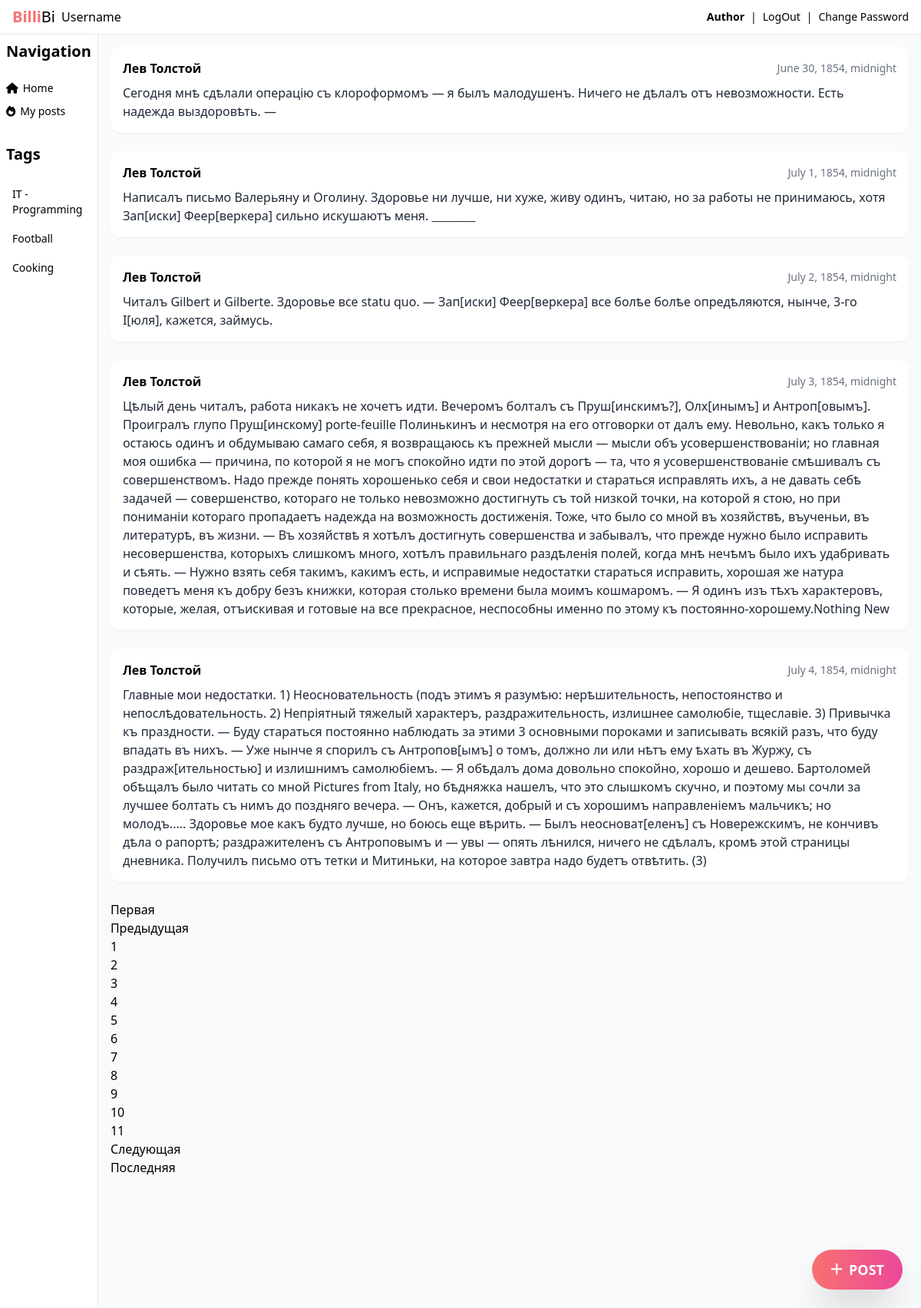
The app's page /2/posts/?page=2 with its own data.
### posts/models.py (models this page shows, shortened)
class Post(models.Model):
    text = models.TextField()
    pub_date = models.DateTimeField(auto_now_add=True)
    post_image = models.ImageField(
        'Img',
        upload_to='yatube/',
        blank=True,
        null=True,
        help_text='Upload your image if you want'
    )
    author = models.ForeignKey(
        User,
        on_delete=models.CASCADE,
        related_name='posts'
    )
    group = models.ForeignKey(
        "Group",
        on_delete=models.SET_NULL,
        blank=True,
        null=True
    )

### posts/views.py (the view)
# urls.py: path('<int:pk>/posts/', views.users_post, name='users_post'),
def users_post(request, pk):
    User_pk = User.objects.get(pk=pk)
    user_post = Post.objects.filter(author=User_pk)
    paginator = Paginator(user_post, 5)
    page_count = request.GET.get('page')
    result_paginator = paginator.get_page(page_count)
    context = {
        'page_obj': result_paginator
    }
    return render(request, 'posts/user_posts.html', context)

### posts/templates/posts/user_posts.html (shortened to what this page needs)
{% extends 'posts/index.html' %}
{% block content %}
{% for post in page_obj %}
<article class="bg-white p-4 rounded-xl shadow-sm mb-6">
  <div class="flex justify-between items-center mb-2">
    <span class="font-semibold">{{ post.author.get_full_name }}</span>
    <span class="text-gray-500 text-sm">{{ post.pub_date }}</span>
  </div>
  <p class="text-gray-800">{{ post.text }}</p>
</article>
{% empty %}
<p>No posts available.</p>
{% endfor %}
{% if page_obj.has_other_pages %}
<nav aria-label="Page navigation" class="my-5">
  <ul class="pagination">
    {% if page_obj.has_previous %}
      <li class="page-item"><a class="page-link" href="?page=1">Первая</a></li>
      <li class="page-item">
        <a class="page-link" href="?page={{ page_obj.previous_page_number }}">
          Предыдущая
        </a>
      </li>
    {% endif %}
    {% for i in page_obj.paginator.page_range %}
        {% if page_obj.number == i %}
              <li class="page-item active">
                <span class="page-link">{{ i }}</span>
              </li>
            {% else %}
              <li class="page-item">
                <a class="page-link" href="?page={{ i }}">{{ i }}</a>
              </li>
        {% endif %}
      {% endfor %}
        {% if page_obj.has_next %}
          <li class="page-item">
            <a class="page-link" href="?page={{ page_obj.next_page_number }}">
              Следующая
            </a>
          </li>
          <li class="page-item">
            <a class="page-link" href="?page={{ page_obj.paginator.num_pages }}">
              Последняя
            </a>
          </li>
        {% endif %}
{% endif %}
{% endblock %}

### records on screen
Post: author.get_full_name "Лев Толстой", pub_date "June 30, 1854, midnight", text "Сегодня мнѣ сдѣлали операцію съ клороформомъ — я былъ малодушенъ. Ничего не дѣлалъ отъ невозможности. Есть надежда выздоровѣть. —"
Post: author.get_full_name "Лев Толстой", pub_date "July 1, 1854, midnight", text "Написалъ письмо Валерьяну и Оголину. Здоровье ни лучше, ни хуже, живу одинъ, читаю, но за работы не принимаюсь, хотя Зап[иски] Феер[веркера] сильно искушаютъ меня. ________"
Post: author.get_full_name "Лев Толстой", pub_date "July 2, 1854, midnight", text "Читалъ Gilbert и Gilberte. Здоровье все statu quo. — Зап[иски] Феер[веркера] все болѣе болѣе опредѣляются, нынче, 3-го І[юля], кажется, займусь."
Post: author.get_full_name "Лев Толстой", pub_date "July 3, 1854, midnight", text "Цѣлый день читалъ, работа никакъ не хочетъ идти. Вечеромъ болталъ съ Пруш[инскимъ?], Олх[инымъ] и Антроп[овымъ]. Проигралъ глупо Пруш[инскому] porte-feuille Полинькинъ и несмотря на его отговорки от далъ ему. Невольно, какъ только я остаюсь одинъ и обдумываю самаго себя, я возвращаюсь къ прежней мысли — мысли объ усовершенствованіи; но главная моя ошибка — причина, по которой я не могъ спокойно идти по этой дорогѣ — та, что я усовершенствованіе смѣшивалъ съ совершенствомъ. Надо прежде понять хорошенько себя и свои недостатки и стараться исправлять ихъ, а не давать себѣ задачей — совершенство, котораго не только невозможно достигнуть съ той низкой точки, на которой я стою, но при пониманіи…"
Post: author.get_full_name "Лев Толстой", pub_date "July 4, 1854, midnight", text "Главные мои недостатки. 1) Неосновательность (подъ этимъ я разумѣю: нерѣшительность, непостоянство и непослѣдовательность. 2) Непріятный тяжелый характеръ, раздражительность, излишнее самолюбіе, тщеславіе. 3) Привычка къ праздности. — Буду стараться постоянно наблюдать за этими 3 основными пороками и записывать всякій разъ, что буду впадать въ нихъ. — Уже нынче я спорилъ съ Антропов[ымъ] о томъ, должно ли или нѣтъ ему ѣхать въ Журжу, съ раздраж[ительностью] и излишнимъ самолюбіемъ. — Я обѣдалъ дома довольно спокойно, хорошо и дешево. Бартоломей обѣщалъ было читать со мной Pictures from Italy, но бѣдняжка нашелъ, что это слышкомъ скучно, и поэтому мы сочли за лучшее болтать съ нимъ до…"

### other values on screen
{{ i }} "1" "3" "4" "5" "6" "7" "8" "9" "10" "11"
{{ i }} "2"
